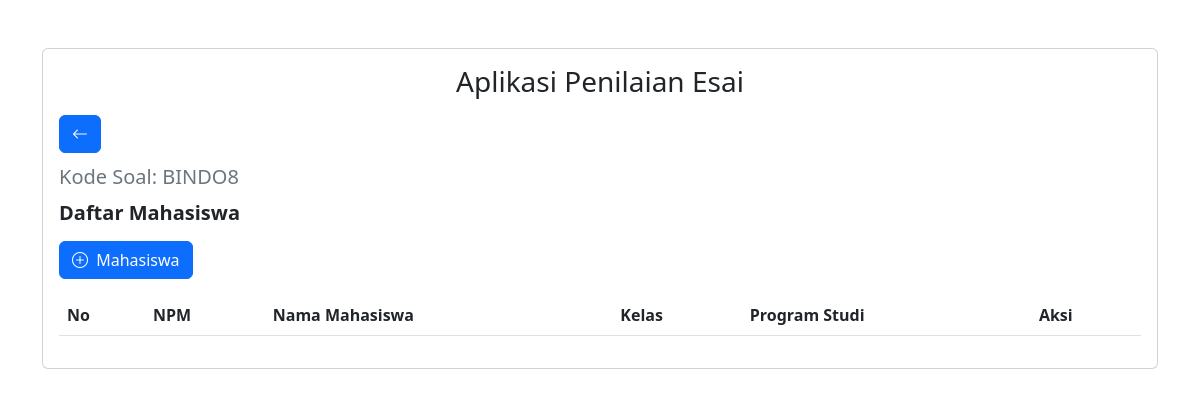
/mahasiswa_view/BINDO8, run on an earlier commit of the app's database.
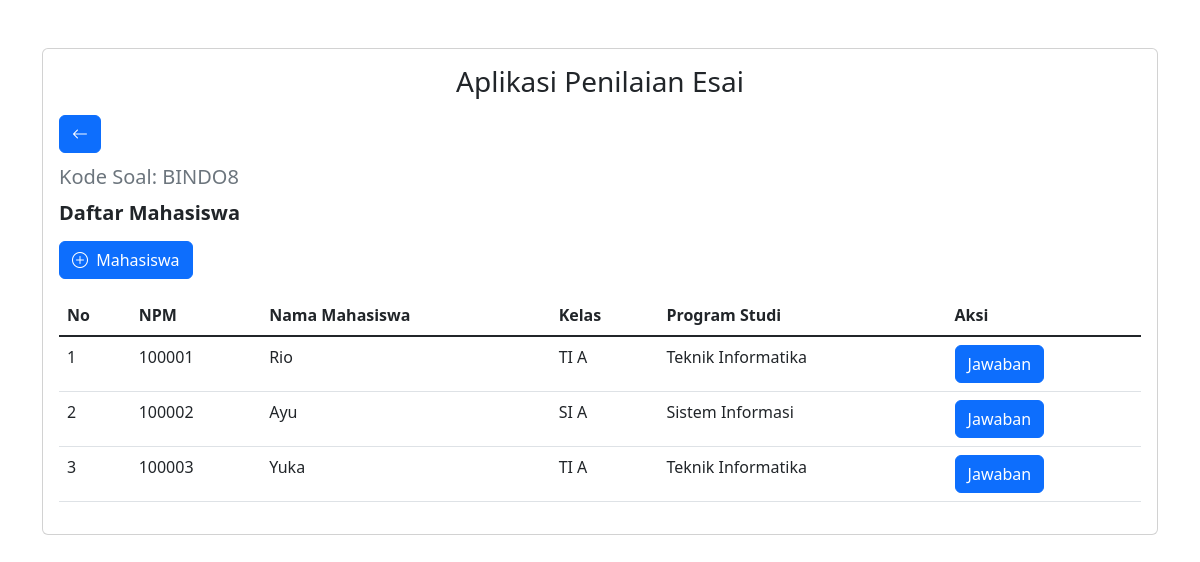
And on a later commit of the database.
### tables this page shows
CREATE TABLE `mahasiswa` (
  `npm` varchar(8) NOT NULL,
  `nama_mahasiswa` varchar(50) NOT NULL,
  `kelas` varchar(30) NOT NULL,
  `program_studi` varchar(30) NOT NULL
);

### application/controllers/Essay.php (called while the page is built, shortened)
<?php
class Essay extends CI_Controller
{
    public function __construct()
    {
        $this->load->model('essay_model');
        $this->load->helper('url');
    }
    public function mahasiswa_view($kd_soal)
    {
        $this->data_mahasiswa = $this->essay_model->show_data(column: 'npm, nama_mahasiswa, kelas, program_studi', table: 'mahasiswa');
        $this->load->view('template/header');
        $this->load->view('mahasiswa_view', ['kd_soal' => $kd_soal, 'mahasiswa' => $this->data_mahasiswa]);
        $this->load->view('template/footer');
    }
}

### index.php (called while the page is built, shortened)
<?php
require_once BASEPATH.'core/CodeIgniter.php';

### application/models/Essay_model.php (called while the page is built, shortened)
<?php
class Essay_model extends CI_Model
{
    public function show_data(string $column, string $table, array $param = null)
    {
        $this->db->select($column);
        if (!is_null($param)) {
            $query = $this->db->get_where($table, $param);
        } else {
            $query = $this->db->get($table);
        }
        return $query->result();
    }
}

### application/views/mahasiswa_view.php (the view, shortened to what this page needs)
<a href="<?= base_url('essay/soal_view/' . $this->session->userdata('kd_matkul')); ?>" class="btn btn-primary mb-3"> <i class="bi bi-arrow-left"></i></a>
<h5 class="card-subtitle text-muted mb-3">Kode Soal: <?= $kd_soal; ?></h5>
<h5 class="card-subtitle fw-bold mb-3">Daftar Mahasiswa</h5>
<div class="tambahDataMahasiswa">
    <button type="button" class="btn btn-primary mb-3" data-bs-toggle="modal" data-bs-target="#tambahMahasiswa"><i class="bi bi-plus-circle me-1"></i> Mahasiswa</button>
</div>
<table class="table">
    <thead>
        <tr>
            <th>No</th>
            <th>NPM</th>
            <th>Nama Mahasiswa</th>
            <th>Kelas</th>
            <th>Program Studi</th>
            <th>Aksi</th>
        </tr>
    </thead>
    <tbody class="table-group-divider">
        <?php
        if (count($mahasiswa) !== 0) {
            foreach ($mahasiswa as $mhs => $value) {
        ?>
                <tr>
                    <td><?= $mhs + 1; ?></td>
                    <td><?= $value->npm; ?></td>
                    <td><?= $value->nama_mahasiswa; ?></td>
                    <td><?= $value->kelas; ?></td>
                    <td><?= $value->program_studi; ?></td>
                    <td><a href="<?= base_url('essay_scoring_view/' . $kd_soal . '/' . $value->npm); ?>" class="btn btn-primary">Jawaban</a></td>
                </tr>
        <?php
            }
        }
        ?>
    </tbody>
</table>

### application/views/template/header.php (shortened to what this page needs)
<!DOCTYPE html>
<html lang="en">
<head>
    <link href="https://cdn.jsdelivr.net/npm/bootstrap@5.2.3/dist/css/bootstrap.min.css" rel="stylesheet">
    <link rel="stylesheet" href="https://cdn.jsdelivr.net/npm/bootstrap-icons@1.11.3/font/bootstrap-icons.min.css">
</head>
<body>
    <div class="container">
        <div class="card mt-5 mb-5">
            <div class="card-body">
                <h3 class="card-title mb-3 text-center">Aplikasi Penilaian Esai</h3>

### application/views/template/footer.php (shortened to what this page needs)
</div>
</div>
</div>
</body>
</html>

What changed in the data, as far as the page shows it:
added mahasiswa: npm "100001", nama_mahasiswa "Rio", kelas "TI A", program_studi "Teknik Informatika"
added mahasiswa: npm "100002", nama_mahasiswa "Ayu", kelas "SI A", program_studi "Sistem Informasi"
added mahasiswa: npm "100003", nama_mahasiswa "Yuka", kelas "TI A", program_studi "Teknik Informatika"
